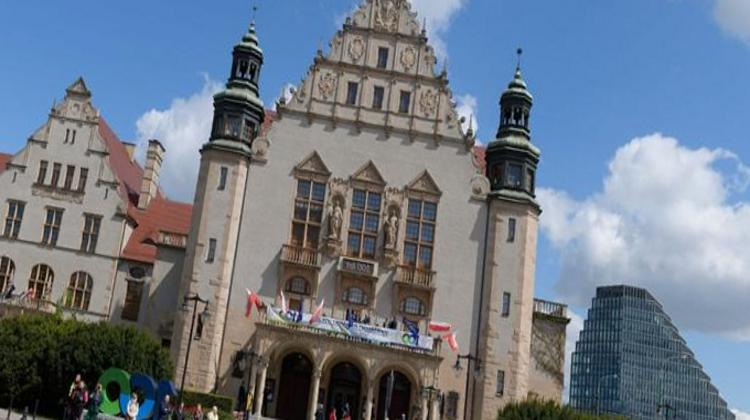
#> input picture train/uam/uam_original_33906294_33169692.jpg_e85860c4-6938-4562-99d8-f9f18ab98934.jpg, 750 x 420 px; its folder holds 4 pictures in this run
$ python change.py
#> lines starting #> are read from the running program, lines starting #| are printed output that depends on the picture
import os
from pathlib import Path
import cv2

data_path = Path('./../Projekt ZPO/train/uam')
for file in data_path.iterdir():
    img_file = cv2.imread(str(file), cv2.IMREAD_GRAYSCALE)
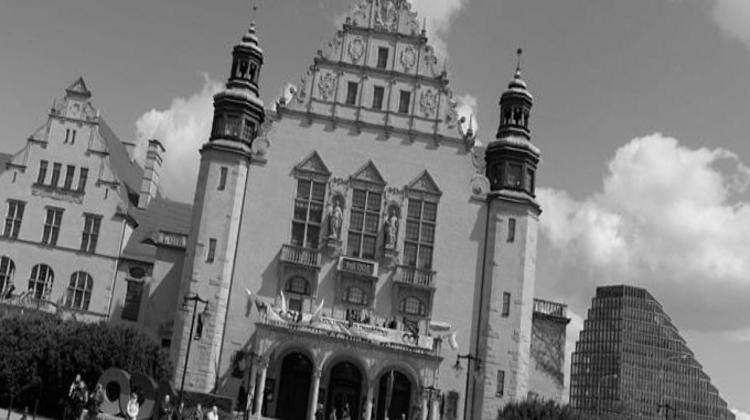
#> img_file: shape (420, 750); min 0, max 255, mean 119
    if img_file is None:
        os.remove(file)
#> pass 2 of the loop `for file in data_path.iterdir():`:
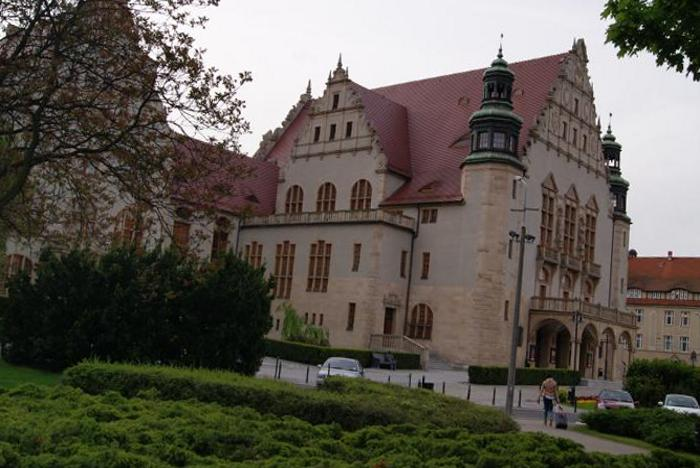
#> input picture train/uam/uam_original_34_big.jpg_a3f9cf17-68b5-47b4-942a-67402e798ebd.jpg, 700 x 468 px
#> `img_file = cv2.imread(str(file), cv2.IMREAD_GRAYSCALE)`:
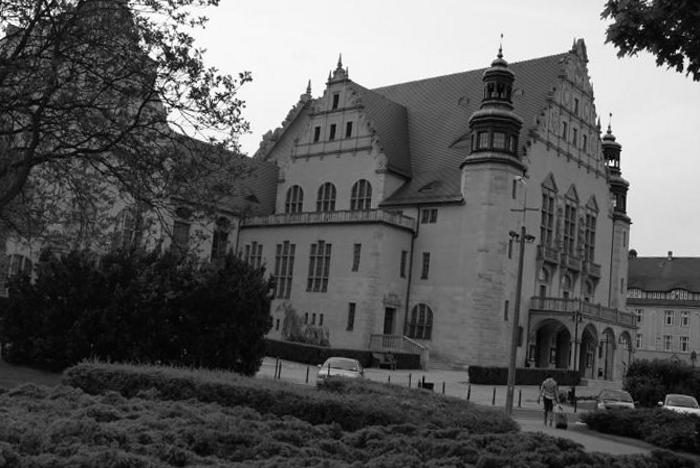
#> img_file: shape (468, 700); min 0, max 255, mean 89.8
#> pass 3 of the loop `for file in data_path.iterdir():`:
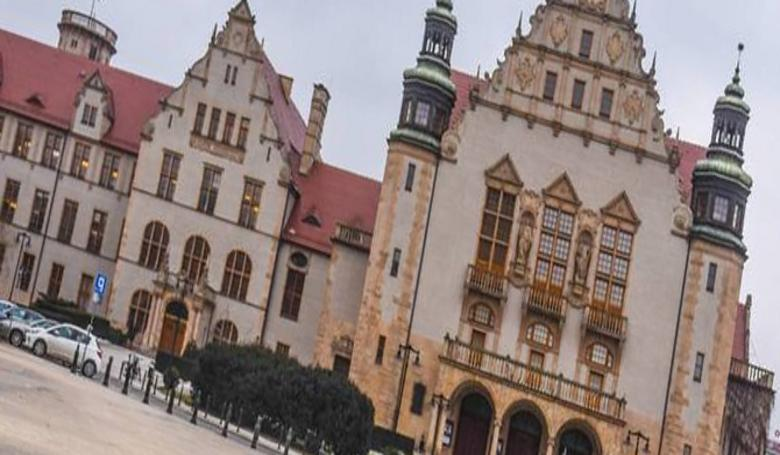
#> input picture train/uam/uam_original_5b0e61da30ca9_p.jpg_bf270526-e053-41cf-9e0b-da8a4a840434.jpg, 780 x 455 px
#> `img_file = cv2.imread(str(file), cv2.IMREAD_GRAYSCALE)`:
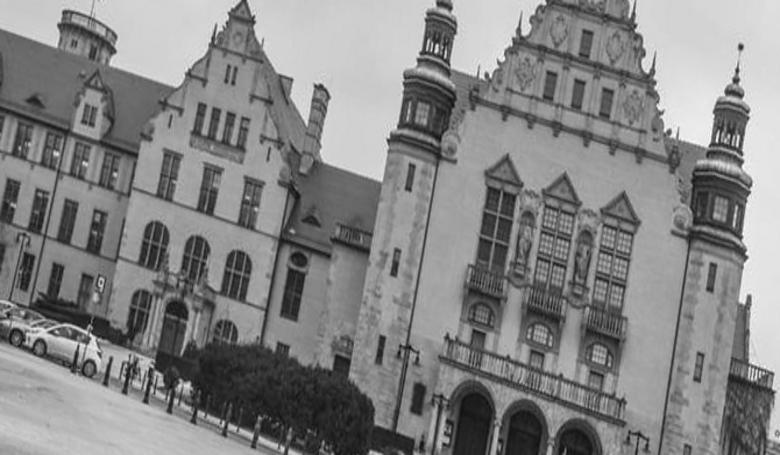
#> img_file: shape (455, 780); min 9, max 255, mean 132.3
#> the loop made 4 passes; the first 3 are shown
